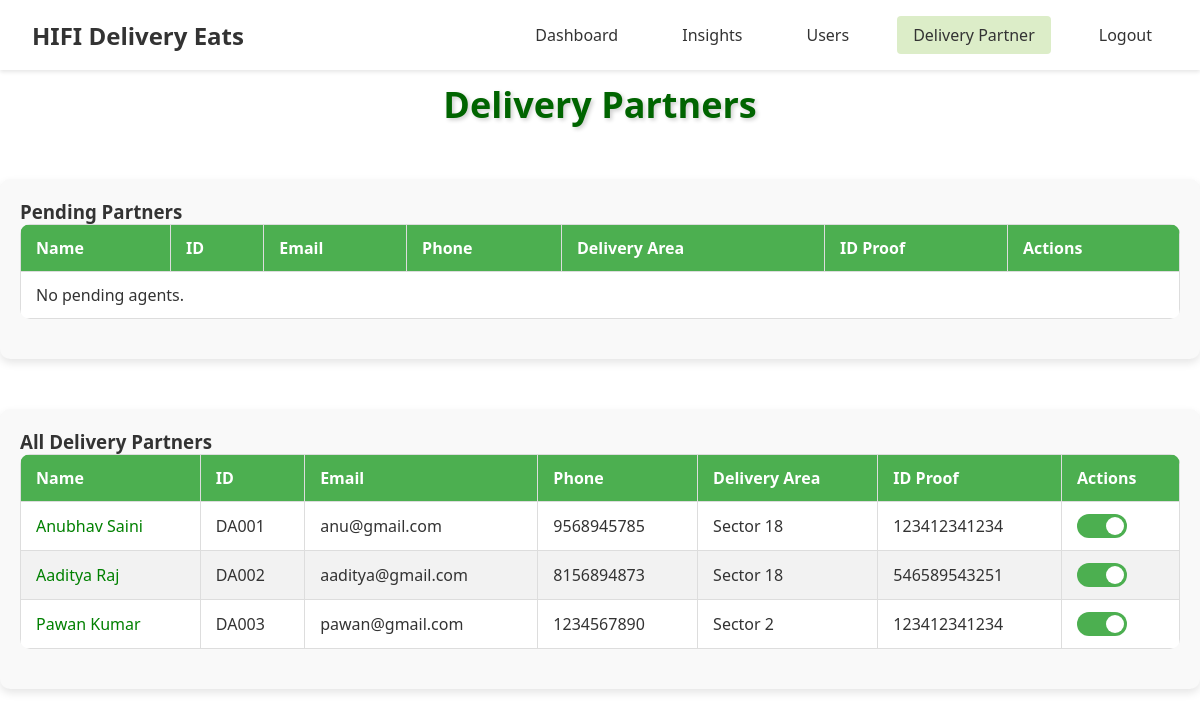
Screenshot of /admin/delivery_partner (signed in) with the database file from the repository.
### models.py (models this page shows, shortened)
class BaseModel(db.Model):
    __abstract__ = True
    PREFIX = None  # each child model must set this

class DeliveryAgent(UserMixin, BaseModel):
    __tablename__ = 'delivery_agent'
    PREFIX = 'DA'
    delivery_agent_id = db.Column(db.String(10), primary_key=True)
    username = db.Column(db.String(100))
    email = db.Column(db.String(100), unique=True)
    phone = db.Column(db.Integer, unique=True, nullable=False)
    password = db.Column(db.String(100), nullable=False)
    image = db.Column(db.String(255), nullable=True, server_default='')
    bio = db.Column(db.Text, nullable=True, server_default='')
    delivery_area = db.Column(db.String(100), nullable=False)
    available_slots = db.Column(db.Boolean, nullable=False, default=True)
    id_proof = db.Column(db.String(12), nullable=False, server_default='')
    is_approved = db.Column(db.Boolean, nullable=False, server_default='0')
    is_active = db.Column(db.Boolean, nullable=False, server_default='1')
    earnings = db.relationship("Earnings", back_populates="delivery_agent")
    delivery_feedbacks = db.relationship("DeliveryFeedback", back_populates="delivery_agent")
    deliveries = db.relationship("Order", back_populates="delivery_agent", foreign_keys="Order.delivery_agent_id")

### routes/admin_routes.py (the view)
    @app.route('/admin/delivery_partner')
    @login_required
    def delivery_partner():
        pending_agents = DeliveryAgent.query.filter_by(is_approved=False).all()
        accepted_agents = DeliveryAgent.query.filter_by(is_approved=True).all()
        return render_template(
            'admin/delivery_partner.html',
            pending_agents=pending_agents,
            accepted_agents=accepted_agents
        )

### templates/admin/delivery_partner.html (shortened to what this page needs)
{% extends 'admin/index.html' %}
{% block css %}
  <link
    rel="stylesheet"
    href="{{ url_for('static', filename='css/admin/delivery_partner.css') }}"
  />
{% endblock css %}
{% block content %}
<h2>Delivery Partners</h2>
<div class="table-container">
  <h3>Pending Partners</h3>
  <table>
    <thead>
      <tr>
        <th>Name</th>
        <th>ID</th>
        <th>Email</th>
        <th>Phone</th>
        <th>Delivery Area</th>
        <th>ID Proof</th>
        <th>Actions</th>
      </tr>
    </thead>
    <tbody id="userList">
      {% for agent in pending_agents %}
      <tr id="user-{{ agent.delivery_agent_id }}">
        <td>{{ agent.username }}</td>
        <td>{{ agent.delivery_agent_id }}</td>
        <td>{{ agent.email }}</td>
        <td>{{ agent.phone }}</td>
        <td>{{ agent.delivery_area }}</td>
        <td>{{ agent.id_proof }}</td>
        <td>
          <button class="accept" onclick="handleAccept('{{ agent.delivery_agent_id }}')">
            Accept
          </button>
          <button class="reject" onclick="handleReject('{{ agent.delivery_agent_id }}')">
            Reject
          </button>
        </td>
      </tr>
      {% else %}
      <tr>
        <td colspan="7">No pending agents.</td>
      </tr>
      {% endfor %}
    </tbody>
  </table>
</div>
<div class="table-container">
  <h3>All Delivery Partners</h3>
  <table>
    <thead>
      <tr>
        <th>Name</th>
        <th>ID</th>
        <th>Email</th>
        <th>Phone</th>
        <th>Delivery Area</th>
        <th>ID Proof</th>
        <th>Actions</th>
      </tr>
    </thead>
    <tbody id="acceptedAgentsList">
      {% for agent in accepted_agents %}
      <tr id="user-{{ agent.delivery_agent_id }}">
        <td style="color: {% if not agent.is_active %}red{% else %}green{% endif %};">
          {{ agent.username }}
        </td>
        <td>{{ agent.delivery_agent_id }}</td>
        <td>{{ agent.email }}</td>
        <td>{{ agent.phone }}</td>
        <td>{{ agent.delivery_area }}</td>
        <td>{{ agent.id_proof }}</td>
        <td>
          <label class="switch">
            <span class="slider"></span>
          </label>
        </td>
      </tr>
      {% else %}
      <tr>
        <td colspan="7">No accepted agents.</td>
      </tr>
      {% endfor %}
    </tbody>
  </table>
</div>
{% endblock content %}

### templates/admin/index.html (shortened to what this page needs)
<!DOCTYPE html>
<html lang="en">
<head>
  <link rel="stylesheet" href="{{ url_for('static', filename='css/admin/admin.css') }}">
  {% block css %}
  {% endblock css %}
</head>
<body>
  <header class="header">
    <div class="logo">HIFI Delivery Eats</div>
    <nav class="nav-menu">
      <a href="{{ url_for('admin') }}" class="{% if request.endpoint == 'admin' %}active{% endif %}">Dashboard</a>
      <a href="{{url_for('insights') }}" class="{% if request.endpoint == 'orders' %}active{% endif %}">Insights</a>
      <a href="#" class="{% if request.endpoint == 'users' %}active{% endif %}">Users</a>
      <a href="{{ url_for('delivery_partner') }}" class="{% if request.endpoint == 'delivery_partner' %}active{% endif %}">Delivery Partner</a>
      <a href="{{ url_for('employee_logout') }}">Logout</a>
    </nav>
  </header>
  <main>
    <section class="dashboard-content">
      {% block content %}{% endblock content %}
    </section>
  </main>
</body>
</html>

### static/css/admin/admin.css (style rules this page uses)
* { margin: 0; padding: 0; box-sizing: border-box; font-family: 'Segoe UI', Tahoma, Geneva, Verdana, sans-serif; }
:root { --primary-green: #50b341; --light-green: #DCEDC8; --white: #ffffff; --text-dark: #333333; }
body { background-color: var(--white); color: var(--text-dark); }
.header { position: fixed; top: 0; left: 0; width: 100%; z-index: 1000; display: flex; justify-content: space-between; align-items: center; padding: 1rem 2rem; background-color: var(--white); box-shadow: 0 2px 4px rgba(0,0,0,0.1); }
.logo { font-size: 1.5rem; font-weight: bold; color: var(--text-dark); }
.nav-menu { display: flex; gap: 2rem; }
.nav-menu a { text-decoration: none; color: var(--text-dark); padding: 0.5rem 1rem; border-radius: 4px; transition: background-color 0.3s; }
.nav-menu a:hover, .nav-menu a.active { background-color: var(--light-green); }
.container, main { margin-top: 80px; }

### static/css/admin/delivery_partner.css (style rules this page uses)
h2 { color: darkgreen; text-align: center; margin-bottom: 10px; font-size: 36px; font-weight: bold; text-shadow: 2px 2px 4px rgba(0, 0, 0, 0.2); transition: text-shadow 0.3s ease-in-out; margin-top: 1rem; }
.table-container { margin: 50px auto; padding: 20px; border-radius: 10px; box-shadow: 0 4px 8px rgba(0, 0, 0, 0.1); background-color: #f9f9f9; width: 100%; max-width: 1200px; }
table { width: 100%; border-collapse: collapse; margin-bottom: 20px; background-color: #fff; border-radius: 10px; overflow: hidden; }
th, td { border: 1px solid #ddd; padding: 12px 15px; text-align: left; }
th { background-color: #4CAF50; color: white; }
tbody tr:nth-child(even) { background-color: #f2f2f2; }
.switch { position: relative; display: inline-block; width: 50px; height: 24px; }
.slider { position: absolute; cursor: pointer; top: 0; left: 0; right: 0; bottom: 0; background-color: #ccc; transition: .4s; border-radius: 24px; }
.slider:before { position: absolute; content: ""; height: 18px; width: 18px; left: 3px; bottom: 3px; background-color: white; transition: .4s; border-radius: 50%; }
input:checked + .slider { background-color: #4caf50; }
input:checked + .slider:before { transform: translateX(26px); }

### rows the page displays
DeliveryAgent: username "Anubhav Saini", delivery_agent_id "DA001", email "anu@gmail.com", phone "9568945785", delivery_area "Sector 18", id_proof "123412341234"
DeliveryAgent: username "Aaditya Raj", delivery_agent_id "DA002", email "aaditya@gmail.com", phone "8156894873", delivery_area "Sector 18", id_proof "546589543251"
DeliveryAgent: username "Pawan Kumar", delivery_agent_id "DA003", email "pawan@gmail.com", phone "1234567890", delivery_area "Sector 2", id_proof "123412341234"
